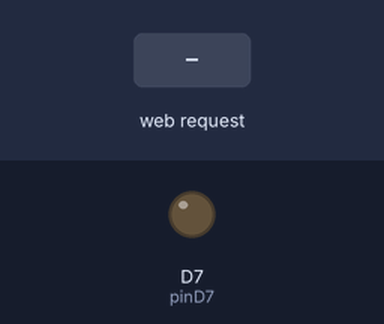
Recording of a sketch running on a simulated ESP8266 (NodeMCU). Shown: output pins drawn as LEDs (lit = HIGH). The inputs (shaded band) are chosen by the test bench. WiFi joins after 1.5 s; servers stay silent unless stated; what the sketch prints to the serial monitor is not drawn.

Above: at 3.2 s.
3.3 s: HTTP request GET /on received
At 4.4 s:
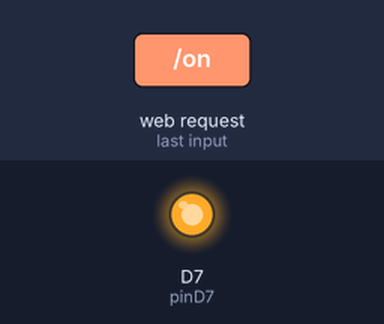
4.8 s: HTTP request GET /off received
At 5.5 s:
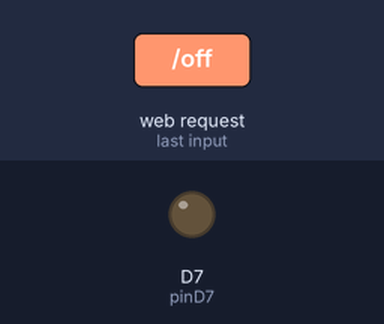
Timing chart, 0 to 7.8 s (numbered marks = the images above; inputs shaded):
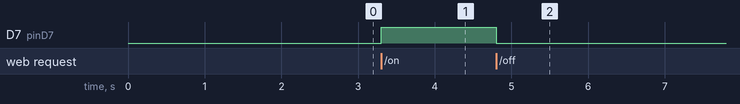

Measured:
- after the input at 3.3 s, D7 (pinD7): LOW → HIGH at once
- after the input at 4.8 s, D7 (pinD7): HIGH → LOW at once

The sketch:

nodemcu-sketch.ino
```cpp
#include <ESP8266WiFi.h>
#include <WiFiClient.h>
#include <ESP8266WebServer.h>

// Set your network credentials
const char* ssid = "SIREN";
const char* password = "qwerty1234";
//for static IP address
IPAddress staticIP(192, 168, 0, 201); // IP address you want to assign
IPAddress gateway(192, 168, 0, 1); // IP address of your gateway
IPAddress subnet(255, 255, 255, 0); // Subnet mask
///for auto off
unsigned long lastOnTime=0;
unsigned long currentTime=0;
int autoOffMinutes = 1 ; //set minutes for auto off
// Set the pin number for controlling
const int pinD7 = D7;
// Create an instance of the server
ESP8266WebServer server(80);

void setup() {
  Serial.begin(9600);
  // Initialize the pin as an output
  pinMode(pinD7, OUTPUT);
  // Connect to Wi-Fi network
  WiFi.begin(ssid, password);
  while (WiFi.status() != WL_CONNECTED) {
    delay(1000);
    Serial.println("Connecting to WiFi...");
  }
  // Set the static IP address
  WiFi.config(staticIP, gateway, subnet);
  // Print the IP address
  Serial.println(WiFi.localIP());
  // Start the server
  server.on("/", handleRoot);
  server.on("/on", handleOn);
  server.on("/off", handleOff);
  server.begin();
}

void loop() {
  server.handleClient();
  //turn off after autoOffMinutes minute
  if(digitalRead(pinD7) == HIGH){
    currentTime=millis();
    if(currentTime-lastOnTime>=60000*autoOffMinutes){
      digitalWrite(pinD7, LOW);
    }
  }
}

void handleRoot() {
  String html = "<!DOCTYPE html> <html lang='en'><head> <meta charset='UTF-8'> <meta http-equiv='X-UA-Compatible' content='IE=edge'> <meta name='viewport' content='width=device-width, initial-scale=1.0'> <title>Control Siren</title></head> <body> <link href='https://cdn.jsdelivr.net/npm/bootstrap@5.3.0-alpha1/dist/css/bootstrap.min.css' rel='stylesheet'  crossorigin='anonymous'>  <div class='container mt-5 text-center'>  <h4>Control Siren</h4>  <p class='my-3'>Current status: ";
  if (digitalRead(pinD7) == HIGH) {
    html += "ON</p>";
  } else {
    html += "OFF</p>";
  }
  html += "<div class='d-flex my-2 justify-content-center invisible' id='pageLoader'> <div class='spinner-border' role='status'> <span class='sr-only'> </span> </div> </div>";
  html += "<a onclick='showLoader()' class='btn btn-outline-primary px-5' href='on'>Turn ON</a> <br> <a onclick='showLoader()' class='btn btn-outline-primary px-5 mt-4' href='off'>Turn OFF</a> <p id='lastUpdate' class='text-muted text-small mt-5'> </p> <p>Note: Siren will be auto turned off after 1 minutes</p> <b>Developer: satishkushwahdigital@gmail.com</b>";
  html += "</div><script>document.getElementById('lastUpdate').innerText = 'Last update: ' + new Date().toLocaleTimeString();";
  html += "function showLoader() { document.getElementById('pageLoader').classList.remove('invisible');} </script> </body> </html>";

  server.send(200, "text/html", html);
}

void handleOn() {
  digitalWrite(pinD7, HIGH);
  lastOnTime=millis();
  server.sendHeader("Location", "/");
  server.send(302, "text/plain", "");
}

void handleOff() {
  digitalWrite(pinD7, LOW);
  server.sendHeader("Location", "/");
  server.send(302, "text/plain", "");
}
```
